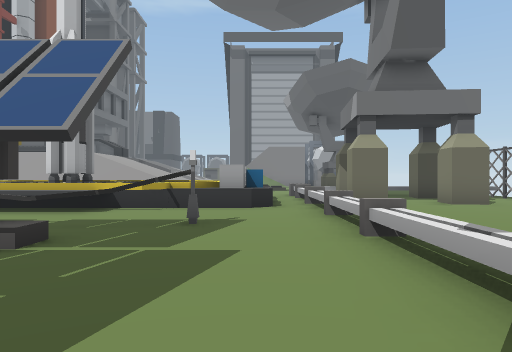
[1] (above)

24 first-person views from a walk through a 3-D level made in the Unity game engine. The camera is 1.4 m above the floor, looks level and sees 70° across. The floor is counted in squares, 2 m on a side. Each view is taken from the middle of a square. On the plan, view 1 faces up. The plan holds only what a view shows up to about 11 squares ahead; the rest is blank. The place goes on beyond the plan.

[2]
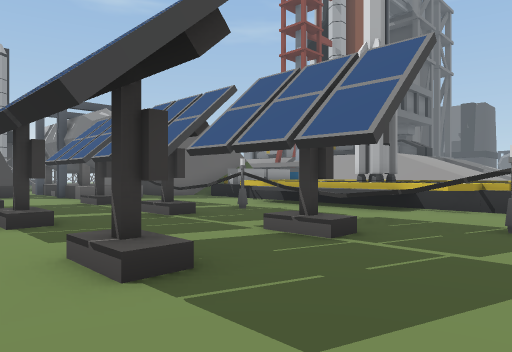

[3]
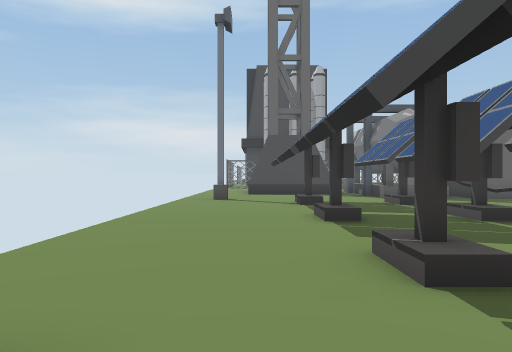

[4]
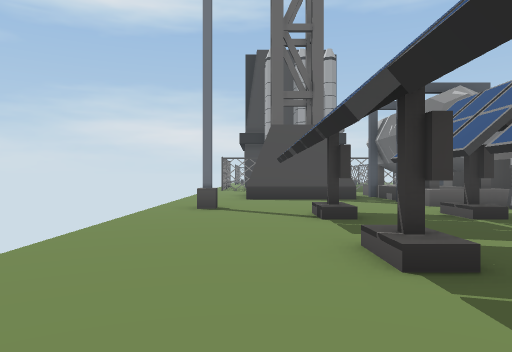

[5]
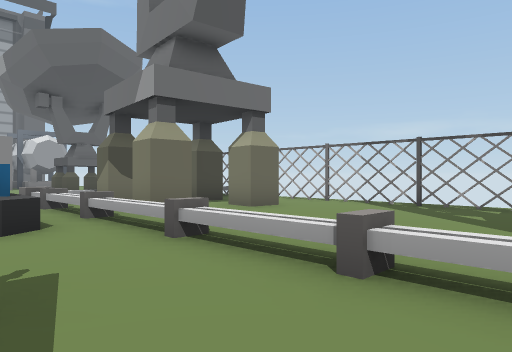

[6]
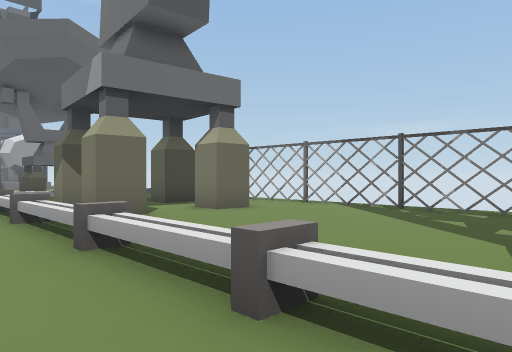

[7]
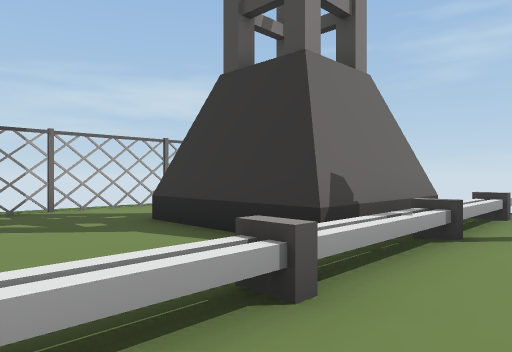

[8]
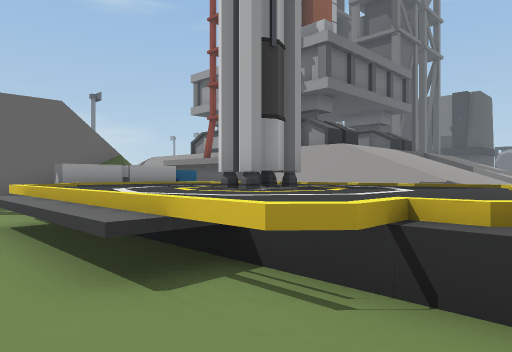

[9]
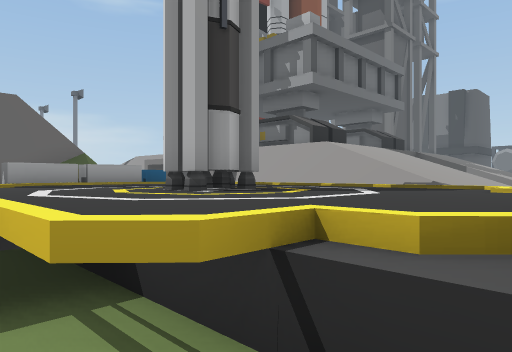

[10]
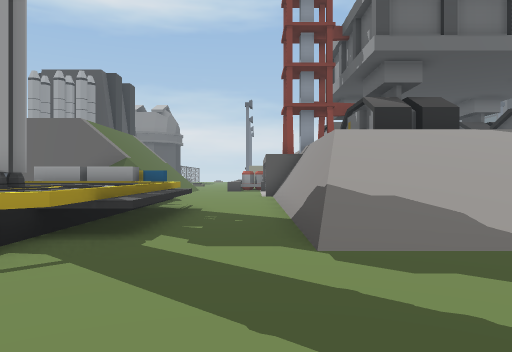

[11]
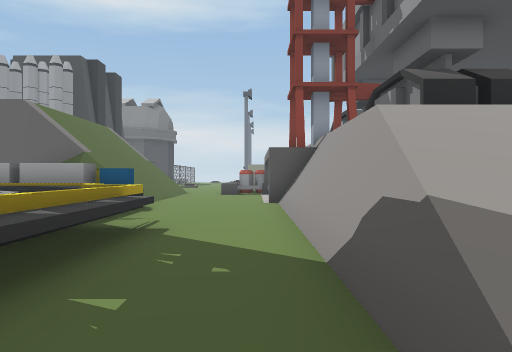

[12]
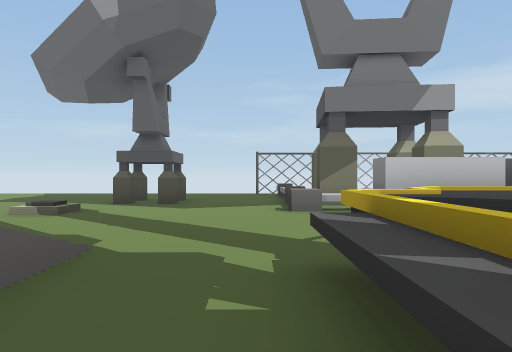

[13]
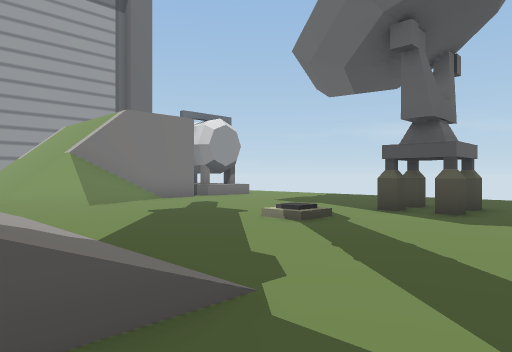

[14]
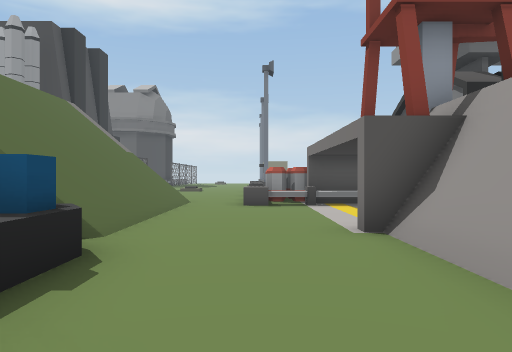

[15]
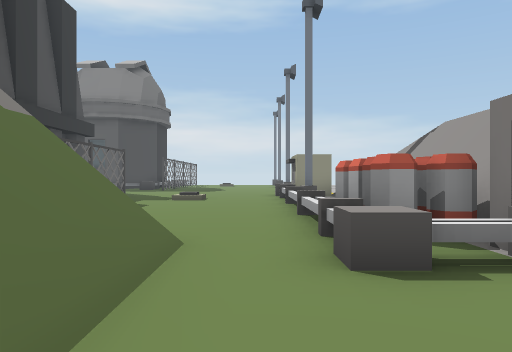

[16]
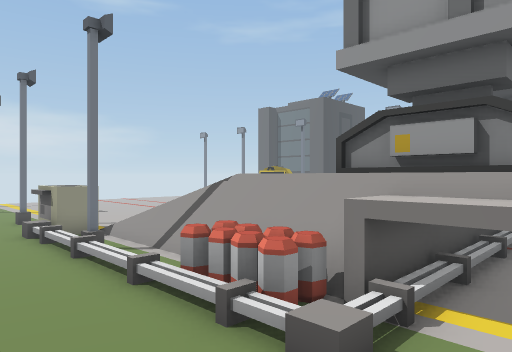

[17]
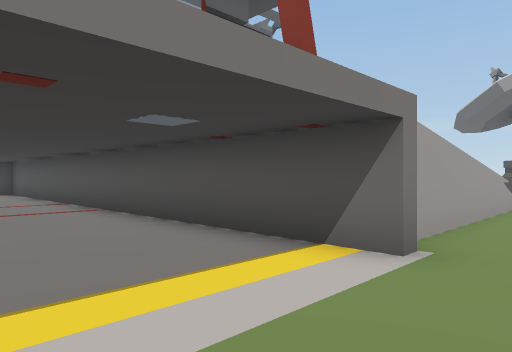

[18]
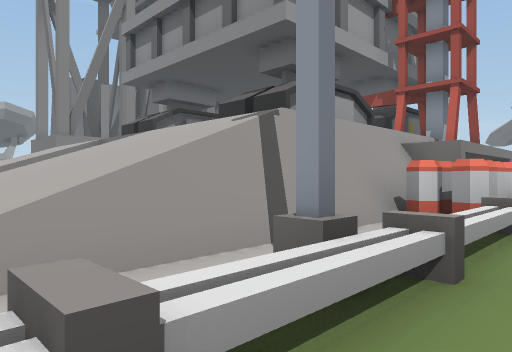

[19]
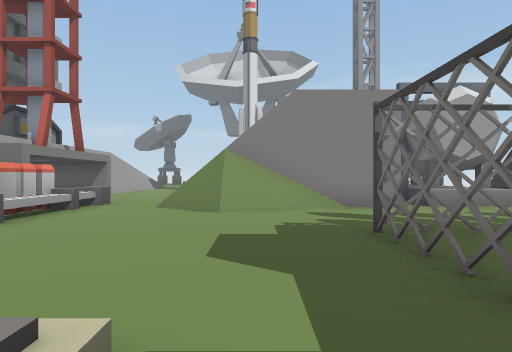

[20]
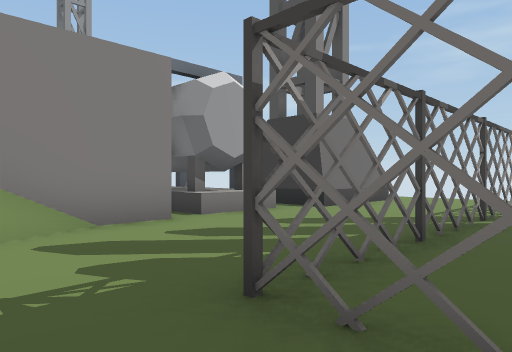

[21]
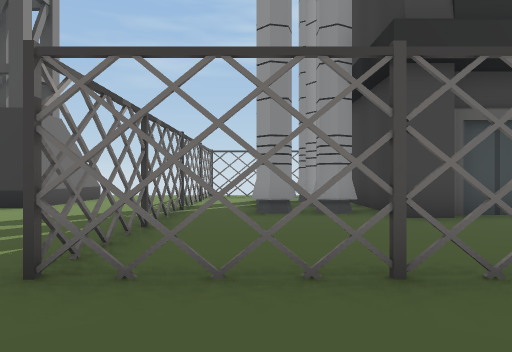

[22]
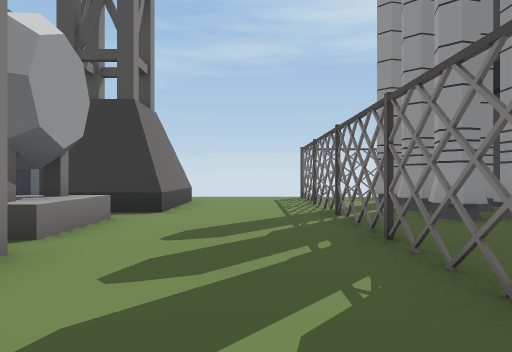

[23]
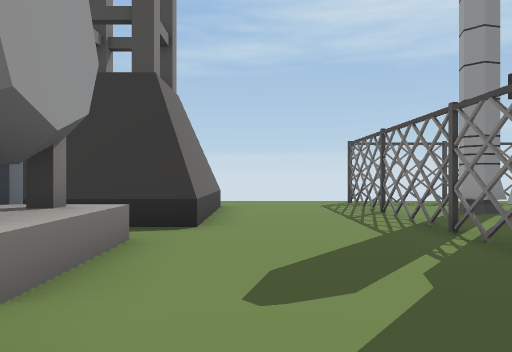

[24]
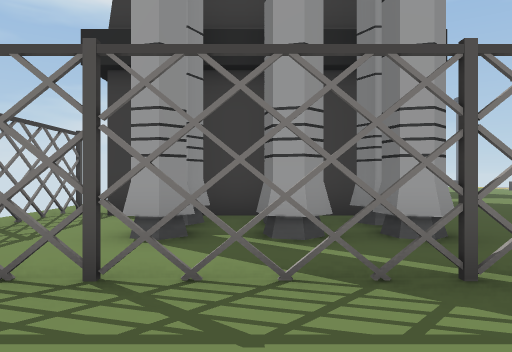

### Floor plan
Key: @ floor where view 1 was taken; # wall or solid block; x gap in a wall; . main floor; : floor 0.5 m higher than the main floor; + floor 3.75 m higher than the main floor; / step, stairs or slope; = window, fence, low wall or low ledge; ^ raised ledge; v drop or lower ground; R rocket; T thing the floor can be seen under or through; P pipe; C crate.
Columns run from 25 left of view 1 to 8 right of it. Each row starts with its distance up from view 1.
 27             ./         //
 26             ..#        ///
 25   //        ..#        ////
 24   vv        ./         =##v/
 23             ./         ......
 22            ../         .......
 21  ////      ../ +++/   /........
 20  //// +# ^ ...##++// //.........
 19  //// +##^....##++/////.........
 18  ////    /.../++++/////...:.....
 17  /////////...//////////.....##.
 16 /vvvvvvvv^....######==/.....##..
 15 /.....CCC^.....................
 14 ^^^^^^CCCP.....................
 13 .................^^^^^^^...P^^^
 12  .......=//////#^^^^^^^^^^.^###
 11  :......#/////v^^^^RR^^^^^....##.#
 10 ........#/////v^^^^RR^^^^^.##.##.#
  9  .......v/////^^^^^^^^^^^#.^#.##.#
  8  ####.../     /^^^^^^^^^^^.......#
  7 .....#../     /...^^^^.....^.....#
  6 .........^^  ^...................#
  5 #....T...^===^.#=TTTTT=TT........#
  4 ####.T...^^^^^..#..T..#....^.....#
  3   ##.x..####...............####..#
  2   ##.#..#  #...............#    .#
  1 ####.x..#  #....#..#..#....#     #
  0 #....#..#  #.............@.#
 -1 .....x...  ...#.........  .^
 -2 x x  #...  .............

Positions as (right, up) in squares from view 1, and headings:
1: (0, 0), facing up
2: (0, 0), facing up-left
3: (0, 0), facing left
4: (-3, 0), facing left
5: (-1, 3), facing up-right
6: (0, 3), facing up-right
7: (0, 6), facing down-right
8: (-1, 6), facing up-left
9: (-1, 7), facing up-left
10: (1, 15), facing left
11: (-2, 15), facing left
12: (-6, 14), facing right
13: (-4, 14), facing up-right
14: (-7, 14), facing left
15: (-13, 13), facing left
16: (-14, 11), facing up-left
17: (-15, 14), facing up-right
18: (-25, 13), facing up-right
19: (-25, 10), facing right
20: (-22, 10), facing down-right
21: (-22, 11), facing down
22: (-19, 10), facing down
23: (-18, 8), facing down
24: (-18, 2), facing left
